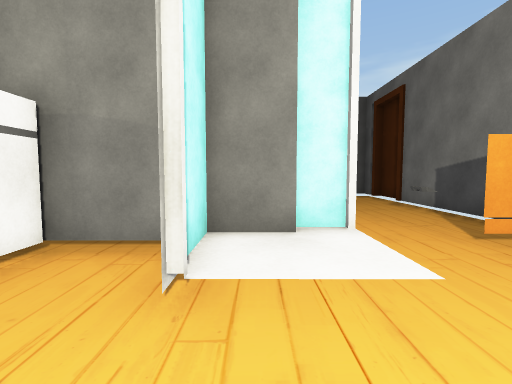
[1] (above)

16 first-person views from a walk through a 3-D level made in the Unity game engine. The camera is 1.2 m above the floor, tilts 4° down and sees 85° across. The floor is counted in squares, 1 m on a side. Each view is taken from the middle of a square. On the plan, view 1 faces up. The plan holds only what a view shows up to about 13 squares ahead; the rest is blank. The place goes on beyond the plan. Door leaves are left out, so doorways stand open.

[2]
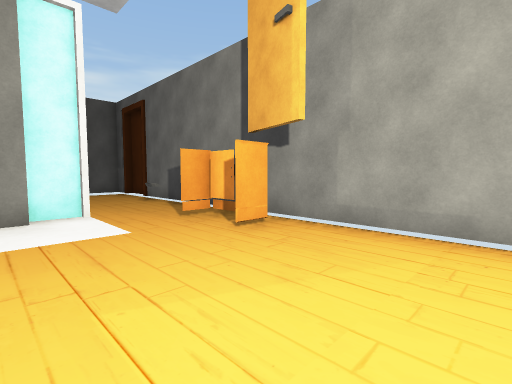

[3]
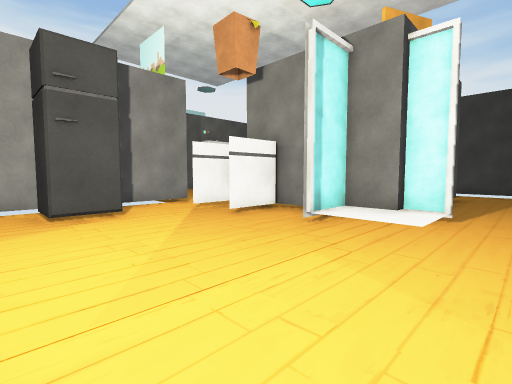

[4]
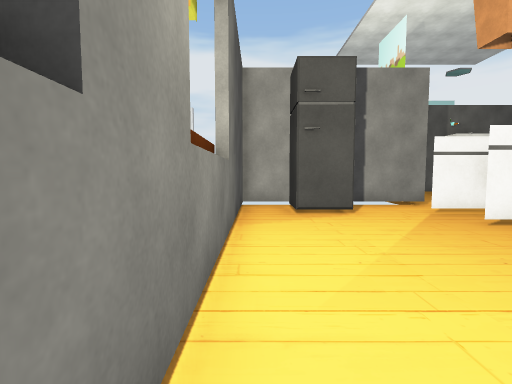

[5]
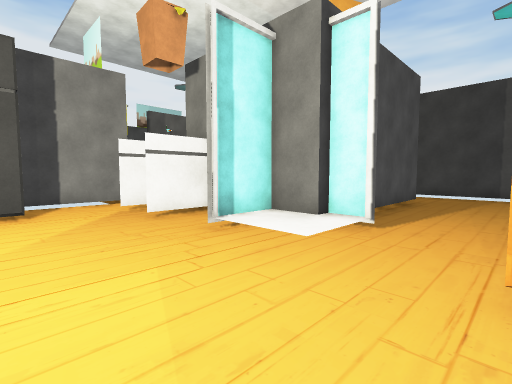

[6]
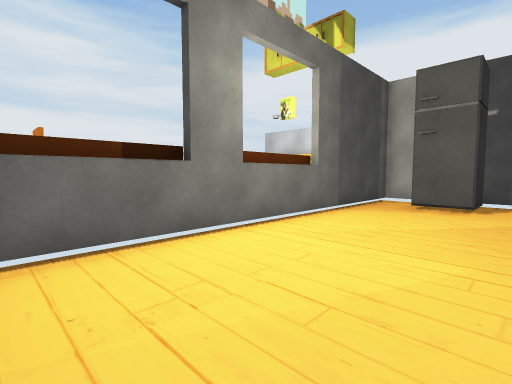

[7]
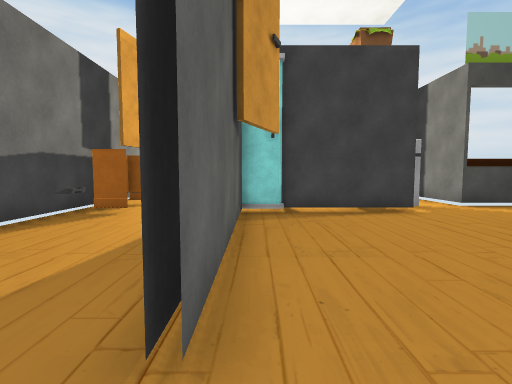

[8]
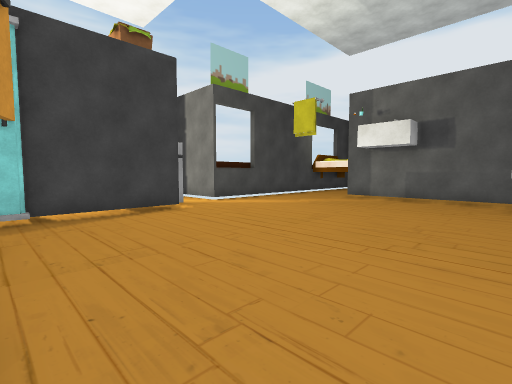

[9]
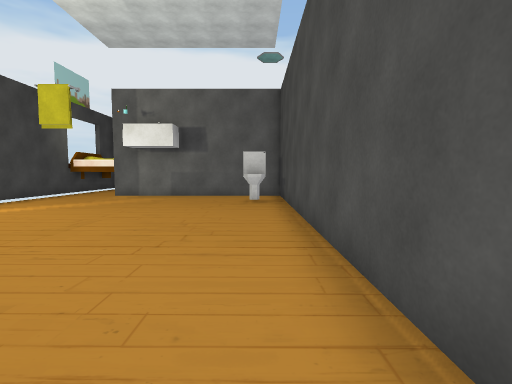

[10]
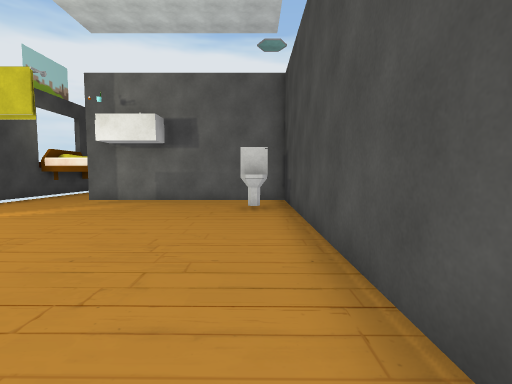

[11]
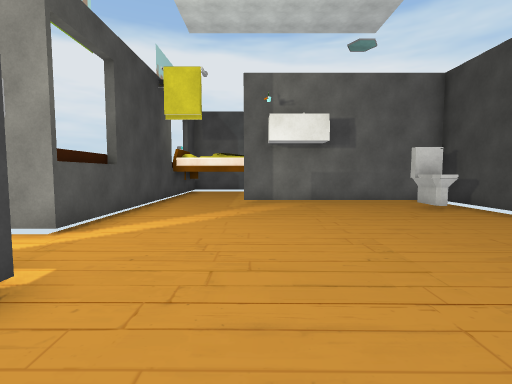

[12]
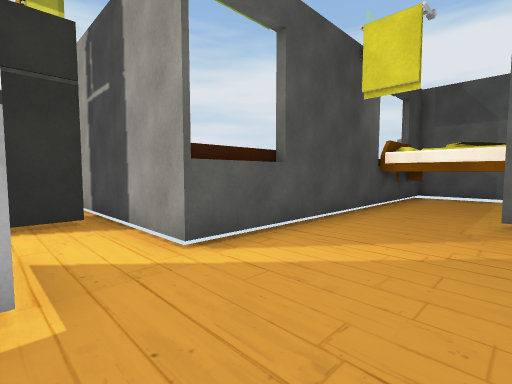

[13]
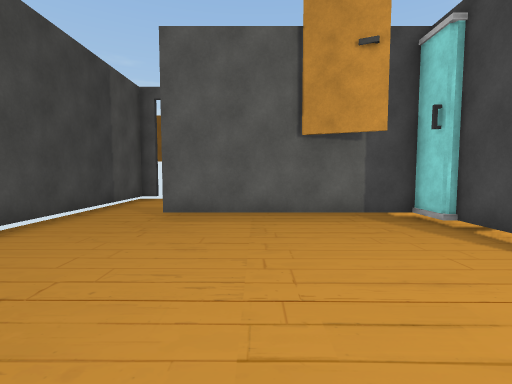

[14]
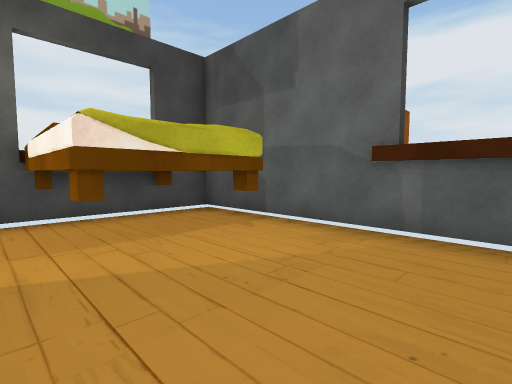

[15]
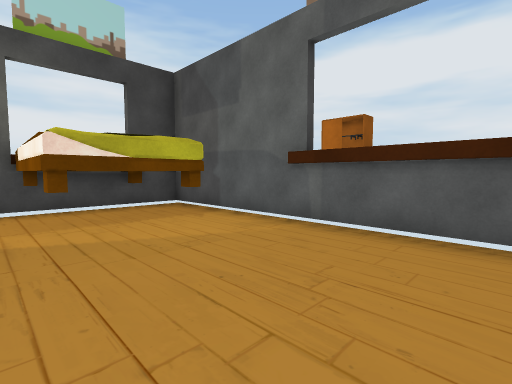

[16]
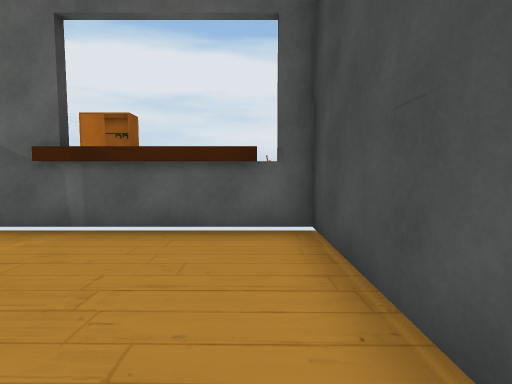

### Floor plan
Key: @ floor where view 1 was taken; # wall or solid block; . main floor; : floor 0.25 m higher than the main floor; = window, fence, low wall or low ledge; C cabinet; S shower; F fridge; T toilet; B bed.
Columns run from 20 left of view 1 to 6 right of it. Each row starts with its distance up from view 1.
 14  ##########################
 13  #.....#TT................
 12  #. ...#..................#
 11  #.....#.............#....#
 10 ##.....#.............#....#
  9 ##.....#.............#....#
  8 #......#.............#....#
  7 #.BBBB.#.............#..=.#
  6 #. BBB...............#....#
  5 #.  BB..............##..CC#
  4 #.B BB.........#####S:...C#
  3 ##############.#.#.S::...C#
  2              #..........C##
  1              #............#
  0              #F#....@.....#
 -1              # F..........#
 -2              #F#..........#
 -3              #............
 -4              #############

Positions as (right, up) in squares from view 1, and headings:
1: (0, 0), facing up
2: (0, -2), facing up-right
3: (3, -3), facing up-left
4: (3, -3), facing left
5: (4, -1), facing up-left
6: (5, 1), facing down-left
7: (0, 13), facing down
8: (0, 13), facing down-left
9: (0, 13), facing left
10: (-2, 13), facing left
11: (-2, 7), facing left
12: (-5, 7), facing down-left
13: (-7, 9), facing right
14: (-14, 11), facing down-left
15: (-14, 13), facing down-left
16: (-14, 13), facing left
